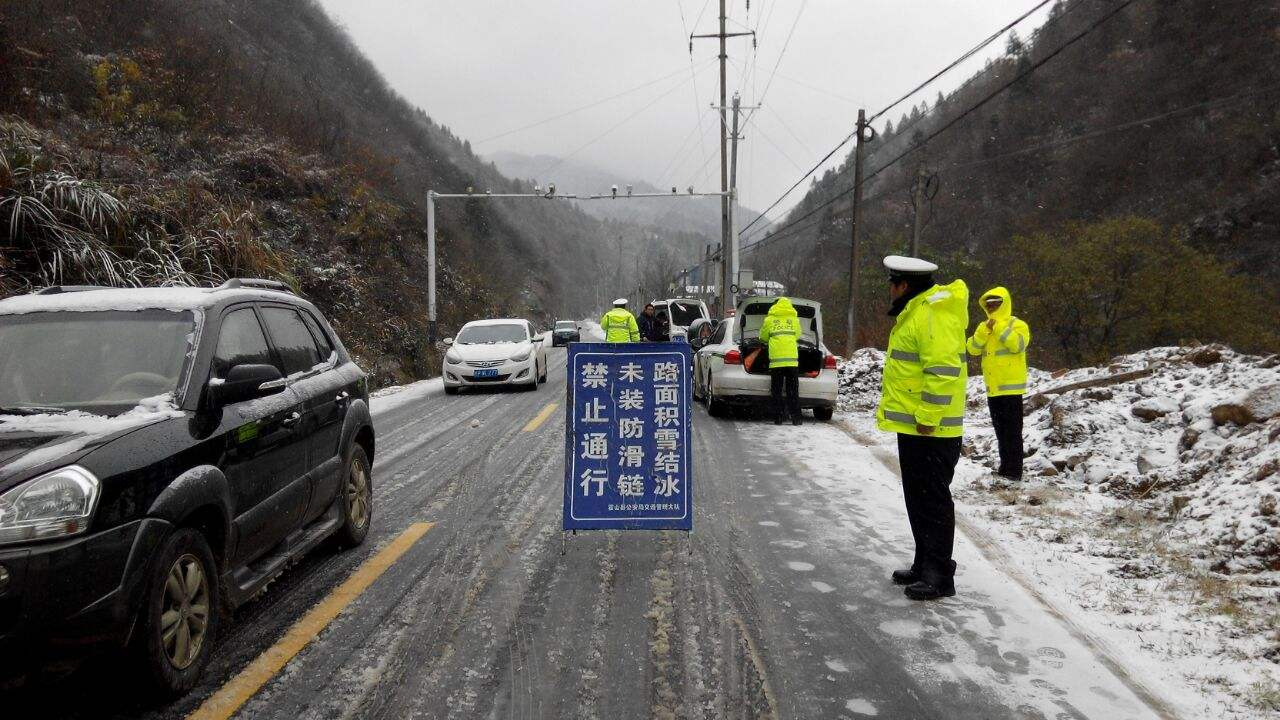
//> input picture src/test1.jpg, 1280 x 720 px
$ ./yolo_framework   (built with g++ and OpenCV 4)
//> lines starting //> are read from the running program, lines starting //| are printed output that depends on the picture
### src/detection.h
/*
 * detection.h
 *
 *  Created on: Mar 8, 2018
 *      Author: hans
 */

#ifndef DETECTION_H_
#define DETECTION_H_


uint32_t detection(int* bboxs, float *result_float);


#endif /* DETECTION_H_ */

### src/include/maxpool.h
/*
 * maxpool.h
 *
 *  Created on: 2018年3月13日
 *      Author: 李星宇
 */

#ifndef MAXPOOL_H_
#define MAXPOOL_H_

#include "parameters.h"
#include "float.h"
typedef layer maxpool_layer;

layer cfg_maxpool_layer(network* net, int stride, int size, int pad);
void forward_maxpool_layer(const maxpool_layer l, network *net);

#endif /* MAXPOOL_H_ */

### src/include/read_file.h
/*
 * read_file.h
 *
 *  Created on: 2018年3月14日
 *      Author: 李星宇
 */

#ifndef SRC_READ_FILE_H_
#define SRC_READ_FILE_H_

#include<stdio.h>
#include "../include/parameters.h"
void load_convolutional_weights(FILE *fp,layer * l);


#endif /* SRC_READ_FILE_H_ */

### src/include/convolutional.h
/*
 * convolutional.h
 *
 *  Created on: 2018��3��13��
 *      Author: ������
 */

#ifndef CONVOLUTIONAL_H_
#define CONVOLUTIONAL_H_

#include "parameters.h"
#include "math.h"
#include "read_file.h"

typedef layer convolutional_layer;

layer cfg_convolutional_layer(network *,int,int,int,int,int,int);

void forward_conv_layer (convolutional_layer,network*);

void fill_cpu(int, float, float*, int);

void activate_array(float *x, const int n);

void add_bias(float *output, float *biases, int batch, int n, int size);

void scale_bias(float *output, float *scales, int batch, int n, int size);

void normalize_cpu(float *x, float *mean, float *variance, int batch,
		int filters, int spatial);

void copy_cpu(int N, float *X, int INCX, float *Y, int INCY);

void copy_cpu(int N, float *X, int INCX, float *Y, int INCY);

void forward_batchnorm_layer(convolutional_layer l);

void gemm_nn(int M, int N, int K, float ALPHA, float *A, int lda, float *B,
		int ldb, float *C, int ldc);

void gemm_cpu(int TA, int TB, int M, int N, int K, float ALPHA, float *A,
		int lda, float *B, int ldb, float BETA, float *C, int ldc);

void gemm(int TA, int TB, int M, int N, int K, float ALPHA, float *A, int lda,
		float *B, int ldb, float BETA, float *C, int ldc);

void im2col_cpu(float* data_im, int channels, int height, int width, int ksize,
		int stride, int pad, float* data_col);

float im2col_get_pixel(float *im, int height, int width, int channels,
                        int row, int col, int channel, int pad);
inline float relu_activate(float x);
#endif /* CONVOLUTIONAL_H_ */

### src/include/parameters.h
/*
 * parameters.h
 *
 *  Created on: 2018��3��13��
 *      Author: ������
 */

#ifndef PARAMETERS_H_
#define PARAMETERS_H_

#include<stdlib.h>

typedef struct network{
	int n;         //网络中层的数量
	int current_c;
	int current_h;
	int current_w;
	float *workspace;	//存贮计算的中间值
	float *workspace_input;
	struct layer *layers;
}network;

typedef struct layer{
	int n;
	int c;
	int h;
	int w;
	int inputs;
	int out_h;
	int out_w;
	int outputs;       //特征图的输出像素点数
	int stride;
	int size;
	int pad;
	int batch_normalize;
	float *output;
	float *x;
	float *weights;
	float *rolling_mean;
	float *rolling_variance;
	float *biases;
	float *scales;
	void (*forward) (struct layer,struct network *);
	int actfunc_flag;
}layer;

#endif /* PARAMETERS_H_ */

### src/include/network.h
/*
 * network.h
 *
 *  Created on: 2018��3��13��
 *      Author: ������
 */

#ifndef NETWORK_H_
#define NETWORK_H_

#include "parameters.h"
#include "convolutional.h"
#include "maxpool.h"
#include "read_file.h"

network cfg_network(int n);

#endif /* NETWORK_H_ */

### src/include/detection.h
/*
 * detection.h
 *
 *  Created on: Mar 8, 2018
 *      Author: hans
 */

#ifndef DETECTION_H_
#define DETECTION_H_


uint32_t detection(int* bboxs, float *result_float);


#endif /* DETECTION_H_ */

### src/network.cpp
/*
 * network.c
 *
 *  Created on: 2018��3��13��
 *      Author: ������
 */
#include "./include/network.h"
#include "./include/read_file.h"

network cfg_network(int n) {
	network net;
	net.n = n;
	net.layers = (struct layer*) calloc(net.n, sizeof(layer));
	net.current_c = 3;
	net.current_h = 352;
	net.current_w = 640;
	net.workspace = (float*)calloc(1,sizeof(float));
	FILE *fp = fopen("/home/hans/workspace_eclipse/yolo_framework/src/parameter.bin","rb");
	if(fp == NULL){
		printf("Open file failed!");
		fclose(fp);
		exit(0);
	}
	net.layers[0] = cfg_convolutional_layer(&net, 16, 1, 3, 1, 1, 1); //conv1
	load_convolutional_weights(fp, &net.layers[0]);

	net.layers[1] = cfg_maxpool_layer(&net, 2, 2, 0); //max1

	net.layers[2] = cfg_convolutional_layer(&net, 32, 1, 3, 1, 1, 1); //conv2
	load_convolutional_weights(fp, &net.layers[2]);

	net.layers[3] = cfg_maxpool_layer(&net, 2, 2, 0); //max2

	net.layers[4] = cfg_convolutional_layer(&net, 64, 1, 3, 1, 1, 1); //conv3
	load_convolutional_weights(fp, &net.layers[4]);
	net.layers[5] = cfg_maxpool_layer(&net, 2, 2, 0); //max3

	net.layers[6] = cfg_convolutional_layer(&net, 128, 1, 3, 1, 1, 1); //conv4
	load_convolutional_weights(fp, &net.layers[6]);
	net.layers[7] = cfg_maxpool_layer(&net, 2, 2, 0); //max4

	net.layers[8] = cfg_convolutional_layer(&net, 256, 1, 3, 1, 1, 1); //conv5
	load_convolutional_weights(fp, &net.layers[8]);
	net.layers[9] = cfg_maxpool_layer(&net, 2, 2, 0); //max5

	net.layers[10] = cfg_convolutional_layer(&net, 512, 1, 3, 1, 1, 1); //conv6
	load_convolutional_weights(fp, &net.layers[10]);

	net.layers[11] = cfg_convolutional_layer(&net, 512, 1, 3, 1, 1, 1); //conv7
	load_convolutional_weights(fp, &net.layers[11]);

	net.layers[12] = cfg_convolutional_layer(&net, 512, 1, 3, 1, 1, 1); //conv8
	load_convolutional_weights(fp, &net.layers[12]);

	net.layers[13] = cfg_convolutional_layer(&net, 40, 1, 1, 0, 0, 0); //conv9
	load_convolutional_weights(fp, &net.layers[13]);
	fclose(fp);
	return net;
}

### src/yolo_framework.cpp
//============================================================================
// Name        : yolo_framework.cpp
// Author      : Steven li
// Version     :
// Copyright   : v3
// Description : Hello World in C++, Ansi-style
//============================================================================

#include <iostream>
using namespace std;
#include "cv.h"
#include "highgui.h"
#include "./include/detection.h"
#include "./include/network.h"
#define IMAGE_RANGE 675840//640*352*3
#define MUTIPLE_VALUE11 3840//1280*3
//#define DETECTION_TEST
CvSize image_size;
CvSize image_resize_picture;
CvScalar color_value_r;
CvScalar color_value_g;
CvScalar color_value_b;
CvScalar color_value_y;
CvFont font;
const char *label_display[3] = {"ped", "car", "cyc"};//pedestrian car cyclist
int main() {
	cout << "!!!Hello v3best yolo pc device test!!!" << endl; // prints !!!Hello v3best!!!
	//================= variable declaration =================//
	uint32_t k = 0;
	uint32_t ii = 0;
	uint32_t a = 0;
	uint32_t b = 0;
	network net;
	int i = 0;
	uint32_t j = 0;
	uint32_t valid_box_num = 0;
	IplImage *pIplImage_data_pret;
	int* bboxs = new int[7700];//The variable must be initialed if transport to function
	float* result_from_conv9;
	char *input_image_data;
	char data_in[IMAGE_RANGE];
	float* image_data_float = new float[IMAGE_RANGE];

	//================= variable initialization =================//
	image_size.height = 720;
	image_size.width = 1280;
	image_resize_picture.height = 352;//1280/720->640/352
	image_resize_picture.width = 640;
	color_value_r = CV_RGB(255,0,0);
	color_value_g = CV_RGB(0,255,0);
	color_value_b = CV_RGB(0,0,255);
	color_value_y = CV_RGB(244,208,0);
	cvInitFont(&font, CV_FONT_HERSHEY_TRIPLEX, 1, 1, 0, 1, 8);
	pIplImage_data_pret = cvCreateImage(image_resize_picture,IPL_DEPTH_8U,3);

	//================= pre read image by opencv =================//
	IplImage* pIplImage_data_input = cvLoadImage( "/home/hans/workspace_eclipse/yolo_framework/src/test1.jpg",CV_LOAD_IMAGE_COLOR );
//> pIplImage_data_input is the input picture: 720 rows x 1280 cols, CV_8UC3; mean B, G, R 100.2, 105.1, 107
	if(!pIplImage_data_input){
		cout << "Reading picture failed" << endl;
		exit(0);
	}
	//resize to suitable size for yolo input pattern 	BGR -> RGB
	input_image_data = (pIplImage_data_input->imageData) + 1280*8*3;
	a = 0;
	for(i = 0; i < 352; ++i) {
		for(j = 0; j < 640; ++j) {
			data_in[a] = *(input_image_data+i*MUTIPLE_VALUE11*2+j*6+2);
			data_in[a+1] = *(input_image_data+i*MUTIPLE_VALUE11*2+j*6+1);
			data_in[a+2] = *(input_image_data+i*MUTIPLE_VALUE11*2+j*6+0);
			a = a + 3;
		}
	}
//> this loop made 352 passes
//> a on passes 1 to 3: 1920, 3840, 5760
//> after the loop, a = 675840
	pIplImage_data_pret->imageData = data_in;
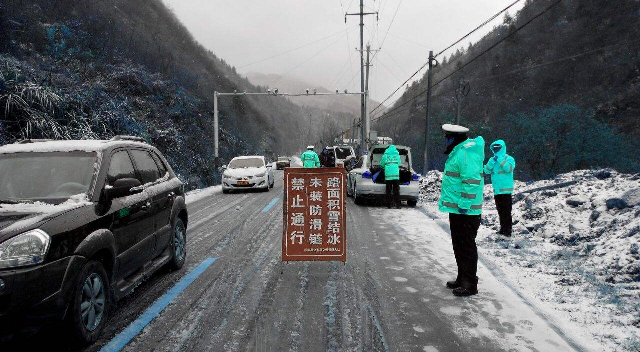
//> pIplImage_data_pret: 352 rows x 640 cols, CV_8UC3; mean B, G, R 106.7, 104.7, 99.8
	cvShowImage( "Resize", pIplImage_data_pret );
	//================= pretreat image data =================//
	//input data need normalization to 0~1 range /255.0, must transform to unsigned char type
#ifdef DEBUG_TEST
	unsigned char *data = (unsigned char *)pIplImage_data_pret->imageData;
	int h = pIplImage_data_pret->height;
	int w = pIplImage_data_pret->width;
	int c = pIplImage_data_pret->nChannels;
	int step = pIplImage_data_pret->widthStep;
	for(i = 0; i < h; ++i){
		for(k= 0; k < c; ++k){
			for(j = 0; j < w; ++j){
				*(image_data_float+k*w*h + i*w + j) = data[i*step + j*c + k]/255.0;
			}
		}
	}
#endif
	i = 0;
	a = 640*352;
	b = a*2;
	//format RGB...RGB to RRR...GGG...BBB
	for(k = 0; k < a; k++){
		// [6 lines of commented-out code are left out]
		*(image_data_float+k) = ((unsigned char)data_in[i]) / 255.0;
		*(image_data_float+k+a) = ((unsigned char)data_in[i+1]) / 255.0;
		*(image_data_float+k+b) = ((unsigned char)data_in[i+2]) / 255.0;
		i += 3;
	}
//> after the loop, i = 675840

	cout << "Pretreatment is OK!" << endl;
#ifdef DEBUG_TEST
	FILE *pfile_pic = fopen("/home/hans/workspace_eclipse/yolo_framework/src/picture.bin","rb");
	if(pfile_pic == NULL){
		cout << "Open file failed!" << endl;
		fclose(pfile_pic);
		exit(0);
	}
	ii = fread(image_data_float,sizeof(float),640*352*3,pfile_pic);
	cout << ii << endl;
	fclose(pfile_pic);
#endif
	//================= forward propagation =================//
	//network architecture display
	// layer num  --- layer name  ---  filter quantity  ---  filter size/stride  ---    input   ---   output
	//	   1            conv 1              16                   3x3/1                640x352x3       640x352x16
	//     2          max pool 1                                 2x2/2                640x352x16      320x176x16
	//	   3            conv 2              32                   3x3/1                320x176x16      320x176x32
	//     4          max pool 2                                 2x2/2                320x176x32      160x88x32
	//	   5            conv 3              64                   3x3/1                160x88x32       160x88x64
	//     6          max pool 3                                 2x2/2                160x88x64       80x44x64
	//	   7            conv 4              128                  3x3/1                80x44x64        80x44x128
	//     8          max pool 4                                 2x2/2                80x44x128       40x22x128
	//	   9            conv 5              256                  3x3/1                40x22x128       40x22x256
	//     10         max pool 5                                 2x2/2                40x22x256       20x11x256
	//	   11           conv 6              512                  3x3/1                20x11x256       20x11x512
	//	   12           conv 7              512                  3x3/1                20x11x512       20x11x512
	//	   13           conv 8              512                  3x3/1                20x11x512       20x11x512
	//	   14           conv 9              40                   1x1/1                20x11x512       20x11x40
	//     15           detection

	//convolution 1 BatchNormalization Relu
	//max pool 1
	//convolution 2 BatchNormalization Relu
	//max pool 2
	//convolution 3 BatchNormalization Relu
	//max pool 3
	//convolution 4 BatchNormalization Relu
	//max pool 4
	//convolution 5 BatchNormalization Relu
	//max pool 5
	//convolution 6 BatchNormalization Relu
	//convolution 7 BatchNormalization Relu
	//convolution 8 BatchNormalization Relu
	//convolution 9
	net = cfg_network(14);
//> (the run ends here: the program crashes, at `fclose(fp);`)
